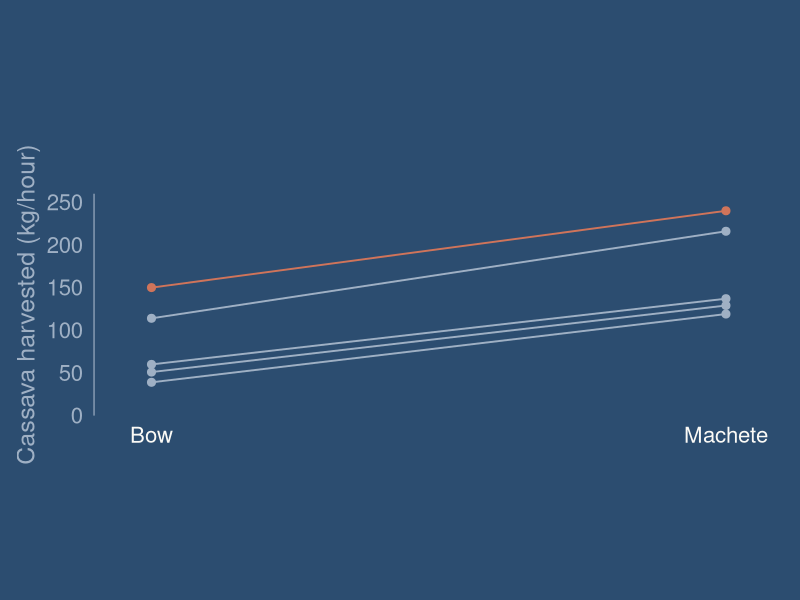
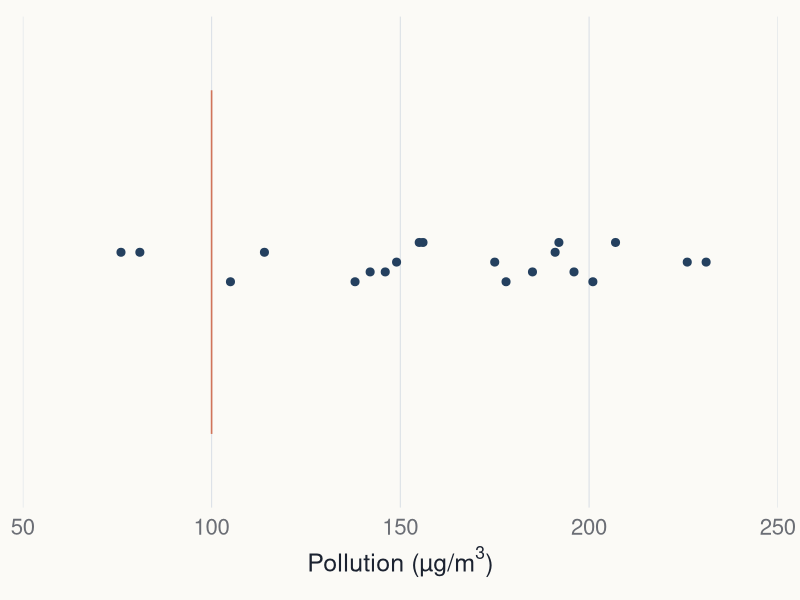
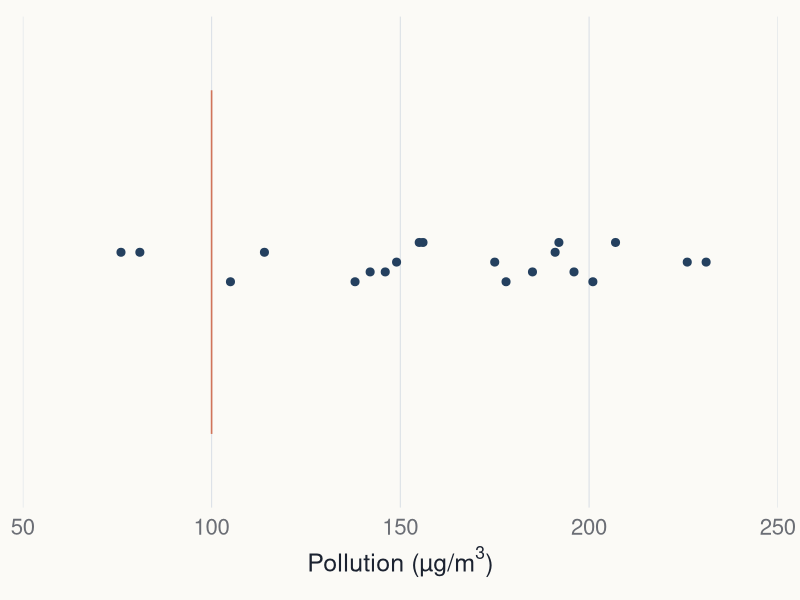
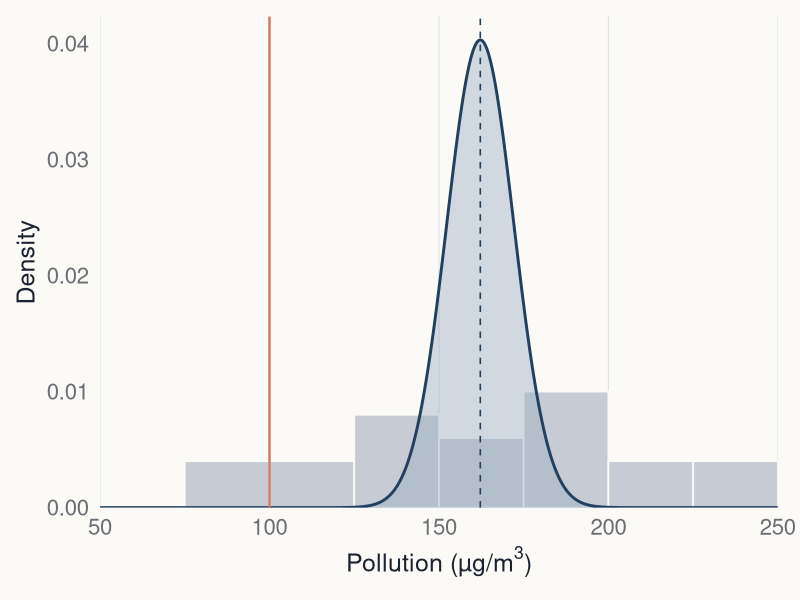
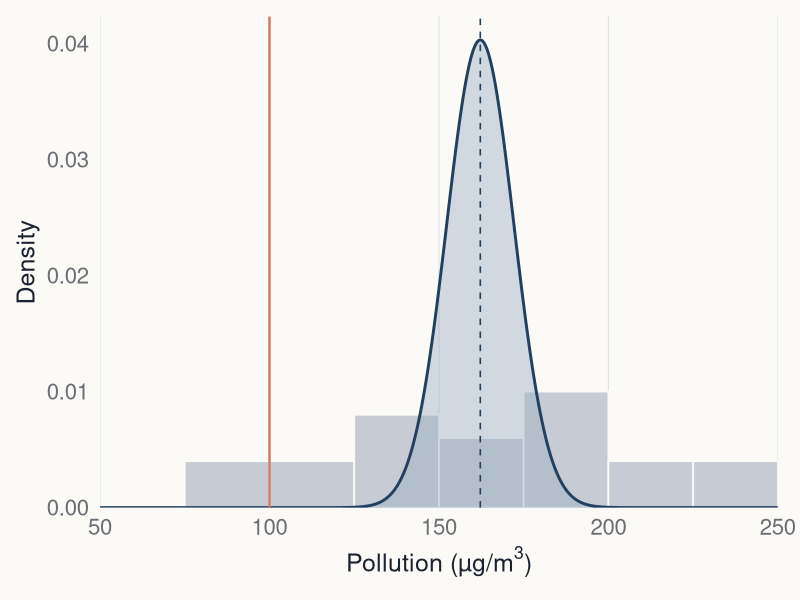
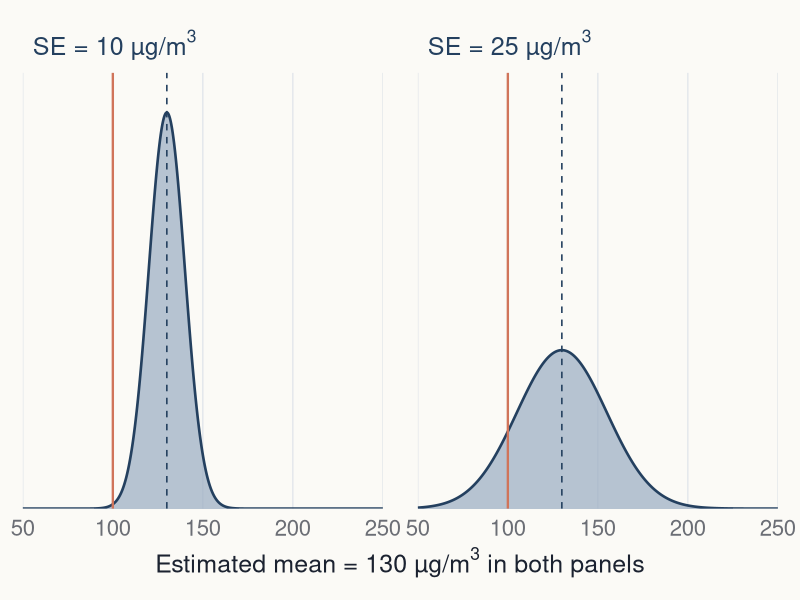
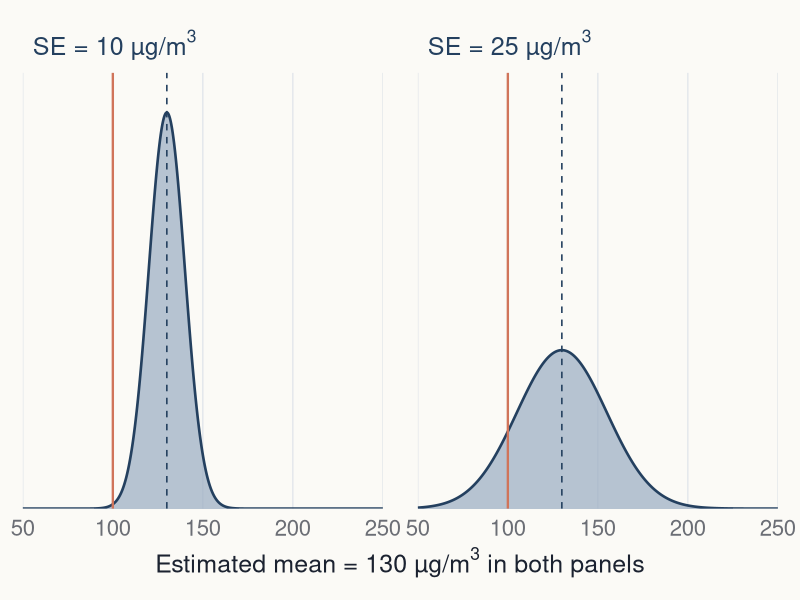
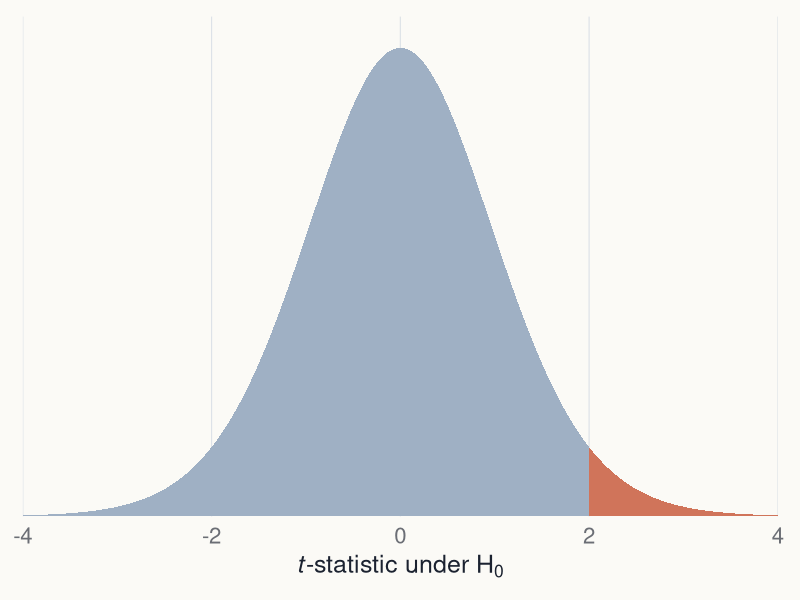

These charts were generated, in order, by the following R code:
# BB852 t-test lecture: R code for every statistical figure
# -----------------------------------------------------------
# Recreates the lecture's statistical figures in ggplot2, using the BB852
# theme shared with the other lecture_figures generators.
#
# Data source:
# https://jonesor.github.io/BB852_Book/t-test-comparing-two-means.html
# Reaction times: classData.csv, Year 2019, recorded Gender Female/Male.
# The data are typed in below so the script needs no external files.
#
# Run from the repository root:
# source("lecture_figures/t-tests/generate_figures.R")
#
# PNG files are written to lecture_figures/t-tests/output/<layout>/.
# Each ggplot object is also retained in the named list `plots`.
# Object and file names use the slide numbers of the current lecture deck
# (BB852_t_tests_Context_Data_Analysis), e.g. plots$slide_23_reaction_times.
#
# Labels use plotmath (e.g. m^3, H[0], mu) and \u escapes (e.g. \u00b5, the
# micro sign) rather than typed Unicode symbols, so the script stays plain ASCII.
# Pollution values are concentrations in air, in micrograms per cubic metre.


# Load packages -----------------------------------------------------------

library(ggplot2)
library(ragg)


# Define the BB852 theme and export functions -----------------------------
# Palette and theme match lecture_figures/randomisation_tests.

bb852 <- list(
  bg       = "#FBFAF6",
  text     = "#1B2230",
  muted    = "#6B6E75",
  grid     = "#DDE2E8",
  axis     = "#BCC6D2",
  slate    = "#24405F",
  coral    = "#D0745A",
  teal     = "#2A7F76",
  grey     = "#6B6E75",
  light    = "#9FB0C4",
  panel    = "#EDEFF1",
  cover    = "#2C4D70"
)

available_fonts <- unique(systemfonts::system_fonts()$family)
bb852_font <- if ("Avenir Next" %in% available_fonts) {
  "Avenir Next"
} else {
  "Helvetica"
}

theme_bb852 <- function(
    base_size = 18,
    base_family = bb852_font
) {
  theme_minimal(
    base_size = base_size,
    base_family = base_family
  ) +
    theme(
      plot.background = element_rect(
        fill = bb852$bg, colour = NA
      ),
      panel.background = element_rect(
        fill = bb852$bg, colour = NA
      ),
      panel.grid.major = element_line(
        colour = bb852$grid, linewidth = 0.4
      ),
      panel.grid.minor = element_blank(),
      axis.title = element_text(
        colour = bb852$text, size = base_size
      ),
      axis.text = element_text(
        colour = bb852$muted, size = base_size - 2
      ),
      axis.ticks = element_blank(),
      legend.position = "none",
      strip.text = element_text(
        colour = bb852$text,
        size = base_size - 2,
        face = "bold",
        hjust = 0
      ),
      plot.title = element_blank(),
      plot.subtitle = element_blank(),
      plot.caption = element_blank(),
      plot.margin = margin(12, 16, 12, 12)
    )
}

# Horizontal displays without a meaningful y-axis.
no_y_axis <- function() {
  theme(
    axis.title.y = element_blank(),
    axis.text.y = element_blank(),
    panel.grid.major.y = element_blank()
  )
}

# Sizes (inches) match the figure placeholders in the BB852 slide theme.
bb852_sizes <- list(
  full     = c(11.73, 3.95),
  takeaway = c(7.40, 4.25),
  half     = c(5.57, 4.25),
  cover    = c(5.43, 7.50)
)

output_root <- file.path("lecture_figures", "t-tests", "output")
unlink(output_root, recursive = TRUE)

save_bb852 <- function(plot, filename, layout = "half", bg = bb852$bg) {
  size <- bb852_sizes[[layout]]
  if (is.null(size)) {
    stop(
      "layout must be one of: ",
      paste(names(bb852_sizes), collapse = ", ")
    )
  }
  output_directory <- file.path(output_root, layout)
  dir.create(output_directory, recursive = TRUE, showWarnings = FALSE)
  ggsave(
    file.path(output_directory, paste0(filename, ".png")),
    plot,
    width = size[1],
    height = size[2],
    units = "in",
    dpi = 300,
    device = ragg::agg_png,
    bg = bg
  )
  invisible(filename)
}


# Data ----------------------------------------------------------------------

pollution <- data.frame(ugm3 = c(
  105, 196, 226, 81, 156, 201, 142, 149, 191, 192,
  178, 185, 231, 76, 207, 138, 146, 175, 114, 155
))
# This is a hypothetical teaching threshold, not a regulatory standard.
threshold <- 100

wide <- data.frame(
  subjectID = 1:5,
  bow = c(39, 114, 150, 51, 60),
  machete = c(119, 216, 240, 129, 137)
)
wide$difference <- wide$machete - wide$bow
paired_long <- rbind(
  data.frame(subjectID = wide$subjectID, tool = "Bow", amount = wide$bow),
  data.frame(subjectID = wide$subjectID, tool = "Machete", amount = wide$machete)
)
paired_long$tool <- factor(paired_long$tool, levels = c("Bow", "Machete"))

female <- c(.2828, .3822, .259, .364, .3226, .306, .3, .294, .313,
            .28, .4022, .3968, .5738, .417, .273, .3314, .385, .388)
male <- c(.251, .31, .265, .2938, .258, .235, .2914, .2644,
          .37, .291, .44, .317, .3321, .368, .267)
reaction <- data.frame(
  Gender = factor(rep(c("Female", "Male"), c(length(female), length(male))),
                  levels = c("Female", "Male")),
  Reaction = c(female, male)
)

# Compute results directly rather than typing rounded values into figures.
pollution_test <- t.test(pollution$ugm3, mu = threshold, alternative = "greater")
paired_test <- t.test(wide$machete, wide$bow, paired = TRUE)
reaction_test <- t.test(Reaction ~ Gender, data = reaction, var.equal = FALSE)
mean_difference_ms <- unname(reaction_test$estimate[1] - reaction_test$estimate[2]) * 1000
reaction_ci_ms <- unname(reaction_test$conf.int) * 1000

plots <- list()


# Slide 1: title-slide chart --------------------------------------------------
# The full image fills the right-hand cover placeholder. The large top/bottom
# margins place the chart centrally, as in the PowerPoint.

cover_data <- paired_long
cover_data$highlight <- ifelse(cover_data$subjectID == 3, "highlight", "other")
plots$slide_01_cover <- ggplot(cover_data, aes(tool, amount, group = subjectID,
                                               colour = highlight)) +
  geom_line(linewidth = 0.65) +
  geom_point(size = 2.4) +
  scale_colour_manual(values = c(highlight = bb852$coral, other = bb852$light)) +
  scale_y_continuous(limits = c(0, 260), breaks = seq(0, 250, 50),
                     expand = expansion(mult = 0)) +
  scale_x_discrete(expand = expansion(add = 0.1)) +
  labs(x = NULL, y = "Cassava harvested (kg/hour)") +
  theme_bb852() +
  theme(
    plot.background = element_rect(fill = bb852$cover, colour = NA),
    panel.background = element_rect(fill = bb852$cover, colour = NA),
    panel.grid.major = element_blank(),
    axis.line.y = element_line(colour = bb852$light, linewidth = 0.4),
    axis.title = element_text(colour = bb852$light),
    axis.text.y = element_text(colour = bb852$light),
    axis.text.x = element_text(colour = bb852$bg),
    plot.margin = margin(140, 12, 110, 12)
  )


# Slide 6: raw pollution measurements ----------------------------------------
# Deterministic vertical offsets reproduce the presentation without random jitter.

pollution$offset <- .46 + ((seq_len(nrow(pollution)) - 1) %% 5) * .02
plots$slide_06_pollution <-ggplot(pollution, aes(ugm3, offset)) +
  annotate("segment", x = threshold, xend = threshold, y = .15, yend = .85,
           colour = bb852$coral, linewidth = .55) +
  geom_point(colour = bb852$slate, size = 2.4) +
  scale_x_continuous(limits = c(50, 250), breaks = seq(50, 250, 50),
                     expand = expansion(mult = 0)) +
  scale_y_continuous(limits = c(0, 1), expand = expansion(mult = 0)) +
  labs(x = expression("Pollution (\u00b5g/m"^3 * ")"), y = NULL) +
  theme_bb852() + no_y_axis()


# Slide 7: spread of the data versus uncertainty in the mean ------------------
# Grey bars: density-scaled histogram of the 20 measurements (variation among
# observations, SD). Blue curve: normal approximation to the sampling
# distribution of the mean, centred on the estimate with width SE. Both layers
# are densities so they share the y-axis. The curve is NOT a fit to the raw
# data and NOT the null distribution used for the test.

pollution_sd <- sd(pollution$ugm3)
pollution_se <- pollution_sd / sqrt(nrow(pollution))
pollution_xbar <- mean(pollution$ugm3)
x_grid <- seq(50, 250, by = .25)
se_curve <- data.frame(
  x = x_grid,
  density = dnorm(x_grid, mean = pollution_xbar, sd = pollution_se)
)
plots$slide_07_uncertainty_in_mean <- ggplot() +
  geom_histogram(
    data = pollution, aes(ugm3, after_stat(density)),
    breaks = seq(50, 250, 25), closed = "right",
    fill = "#C7CCD4", colour = bb852$bg, linewidth = .6
  ) +
  geom_area(data = se_curve, aes(x, density),
            fill = bb852$light, alpha = .45, colour = NA) +
  geom_line(data = se_curve, aes(x, density),
            colour = bb852$slate, linewidth = 1) +
  geom_vline(xintercept = threshold, colour = bb852$coral, linewidth = .8) +
  geom_vline(xintercept = pollution_xbar, colour = bb852$slate,
             linewidth = .55, linetype = "dashed") +
  scale_x_continuous(limits = c(50, 250), breaks = seq(50, 250, 50),
                     expand = expansion(mult = 0)) +
  scale_y_continuous(breaks = seq(0, .04, .01),
                     labels = function(z) sprintf("%.2f", z),
                     expand = expansion(mult = c(0, .05))) +
  labs(x = expression("Pollution (\u00b5g/m"^3 * ")"), y = "Density") +
  theme_bb852() +
  theme(panel.grid.major.y = element_blank())


# Slide 9: same estimated mean, different standard errors -------------------
# Hypothetical estimates (not the pollution data): mean 130 in both panels,
# SE 10 (left) and 25 (right). Signal 30, so signal/noise = 3 and 1.2.

same_mean <- 130
se_values <- c(10, 25)
se_labels <- sprintf('"SE = %d \u00b5g/m"^3', se_values)
se_panels <- do.call(rbind, lapply(seq_along(se_values), function(i) {
  data.frame(
    x = x_grid,
    density = dnorm(x_grid, mean = same_mean, sd = se_values[i]),
    panel = se_labels[i]
  )
}))
se_panels$panel <- factor(se_panels$panel, levels = se_labels)
plots$slide_09_same_mean_different_se <- ggplot(se_panels, aes(x, density)) +
  geom_area(fill = bb852$light, alpha = .75, colour = NA) +
  geom_line(colour = bb852$slate, linewidth = .9) +
  geom_vline(xintercept = threshold, colour = bb852$coral, linewidth = .8) +
  geom_vline(xintercept = same_mean, colour = bb852$slate,
             linewidth = .55, linetype = "dashed") +
  facet_wrap(~panel, nrow = 1, labeller = label_parsed) +
  scale_x_continuous(limits = c(50, 250), breaks = seq(50, 250, 50),
                     expand = expansion(mult = 0)) +
  scale_y_continuous(expand = expansion(mult = c(0, .1))) +
  labs(x = expression("Estimated mean = 130 \u00b5g/m"^3 * " in both panels"),
       y = NULL) +
  theme_bb852() + no_y_axis() +
  theme(
    strip.text = element_text(colour = bb852$slate, face = "plain",
                              size = 18, hjust = 0),
    panel.spacing = grid::unit(.35, "in")
  )


# Slides 11 and 12: null t-distributions -------------------------------------
# These figures illustrate t = 2 with 19 d.f., NOT the pollution t = 6.28.
# Using a fine grid gives smooth curves; shading counts the specified tail(s).

t_df <- 19
observed_t <- 2
t_grid <- seq(-4, 4, by = .005)
t_curve <- data.frame(t = t_grid, density = dt(t_grid, df = t_df))
p_one <- pt(observed_t, df = t_df, lower.tail = FALSE)
p_two <- 2 * pt(abs(observed_t), df = t_df, lower.tail = FALSE)

t_axis_label <- expression(italic(t) * "-statistic under " * H[0])

plot_t_tails <- function(two_sided = FALSE) {
  selected <- if (two_sided) abs(t_curve$t) >= observed_t else t_curve$t >= observed_t
  tails <- t_curve[selected, ]
  # Separate the left and right polygons so a two-sided fill does not bridge zero.
  tails$tail <- ifelse(tails$t < 0, "left", "right")
  ggplot(t_curve, aes(t, density)) +
    geom_area(fill = bb852$light, colour = NA) +
    geom_area(data = tails, aes(group = tail), fill = bb852$coral, colour = NA) +
    scale_x_continuous(limits = c(-4, 4), breaks = seq(-4, 4, 2),
                       expand = expansion(mult = 0)) +
    scale_y_continuous(limits = c(0, .42), expand = expansion(mult = 0)) +
    labs(x = t_axis_label, y = NULL) +
    theme_bb852() + no_y_axis()
}
plots$slide_11_null_distribution <- plot_t_tails()

# Both panels in a single wide image. Headings are plotmath strings built
# from the computed p-values.
panel_labels <- c(
  sprintf('H[1]*":"~mu > mu[0]~~~~~italic(p) %%~~%% "%.3f"', p_one),
  sprintf('H[1]*":"~mu != mu[0]~~~~~italic(p) %%~~%% "%.3f"', p_two)
)
two_panels <- rbind(
  transform(t_curve, panel = panel_labels[1]),
  transform(t_curve, panel = panel_labels[2])
)
two_panels$panel <- factor(two_panels$panel, levels = panel_labels)
shaded <- two_panels[
  (two_panels$panel == panel_labels[1] & two_panels$t >= observed_t) |
  (two_panels$panel == panel_labels[2] & abs(two_panels$t) >= observed_t), ]
shaded$tail <- ifelse(shaded$t < 0, "left", "right")
plots$slide_12_one_and_two_sided <-ggplot(two_panels, aes(t, density)) +
  geom_area(fill = bb852$light, colour = NA) +
  geom_area(data = shaded, aes(group = tail), fill = bb852$coral, colour = NA) +
  facet_wrap(~panel, nrow = 1, labeller = label_parsed) +
  scale_x_continuous(limits = c(-4, 4), breaks = seq(-4, 4, 2),
                     expand = expansion(mult = 0)) +
  scale_y_continuous(limits = c(0, .42), expand = expansion(mult = 0)) +
  labs(x = t_axis_label, y = NULL) +
  theme_bb852() + no_y_axis() +
  theme(panel.spacing = grid::unit(.35, "in"))


# Slide 14: one-sided versus two-sided 95% confidence intervals ---------------
# The one-sided test (alternative = "greater") gives the interval [L, Inf): an
# arrowhead at the display limit signals that it has no finite upper end. The
# two-sided interval from t.test(..., mu = 100) is shown below it for contrast.

lower_bound <- unname(pollution_test$conf.int[1])
pollution_mean <- unname(pollution_test$estimate)
two_sided_ci <- unname(t.test(pollution$ugm3, mu = threshold)$conf.int)
y_one <- .66
y_two <- .30
label_one <- sprintf('"One-sided 95%%: [%.1f, " * infinity * ")"', lower_bound)
label_two <- sprintf('"Two-sided 95%%: %.1f to %.1f"', two_sided_ci[1], two_sided_ci[2])
plots$slide_14_lower_bound <- ggplot() +
  annotate("segment", x = threshold, xend = threshold, y = .08, yend = .92,
           colour = bb852$coral, linewidth = .55) +
  # One-sided interval: lower bound only, open towards +Inf
  annotate("segment", x = lower_bound, xend = 219, y = y_one, yend = y_one,
           colour = bb852$slate, linewidth = 1,
           arrow = grid::arrow(length = grid::unit(.12, "in"), type = "closed")) +
  annotate("segment", x = lower_bound, xend = lower_bound,
           y = y_one - .06, yend = y_one + .06,
           colour = bb852$slate, linewidth = .8) +
  annotate("point", x = pollution_mean, y = y_one, colour = bb852$coral, size = 2.7) +
  annotate("text", x = lower_bound - 3, y = y_one + .15, label = label_one,
           parse = TRUE, hjust = 0, family = bb852_font, colour = bb852$slate,
           size = 5) +
  # Two-sided interval: both limits
  annotate("segment", x = two_sided_ci[1], xend = two_sided_ci[2],
           y = y_two, yend = y_two, colour = bb852$grey, linewidth = 1) +
  annotate("segment", x = two_sided_ci, xend = two_sided_ci,
           y = y_two - .06, yend = y_two + .06,
           colour = bb852$grey, linewidth = .8) +
  annotate("point", x = pollution_mean, y = y_two, colour = bb852$coral, size = 2.7) +
  annotate("text", x = two_sided_ci[1] - 3, y = y_two + .15, label = label_two,
           parse = TRUE, hjust = 0, family = bb852_font, colour = bb852$grey,
           size = 5) +
  scale_x_continuous(limits = c(80, 220), breaks = seq(80, 220, 20),
                     expand = expansion(mult = 0)) +
  scale_y_continuous(limits = c(0, 1), expand = expansion(mult = 0)) +
  labs(x = expression("Population mean pollution (\u00b5g/m"^3 * ")"), y = NULL) +
  theme_bb852() + no_y_axis()


# Slide 17: paired tool-use measurements -------------------------------------

plots$slide_17_paired_measurements <- ggplot(
  paired_long, aes(tool, amount, group = subjectID)
) +
  geom_line(colour = bb852$grey, linewidth = .55) +
  geom_point(colour = bb852$grey, size = 2.5) +
  scale_x_discrete(expand = expansion(add = .1)) +
  scale_y_continuous(limits = c(0, 260), breaks = seq(0, 250, 50),
                     expand = expansion(mult = 0)) +
  labs(x = NULL, y = "Cassava harvested (kg/hour)") +
  theme_bb852()


# Slide 18: five independent within-person differences -----------------------
# Grey line: null value (difference = 0). Coral line: mean difference.

plots$slide_18_paired_differences <- ggplot(wide, aes(subjectID, difference)) +
  geom_hline(yintercept = 0, colour = bb852$grey, linewidth = .55) +
  geom_hline(yintercept = mean(wide$difference), colour = bb852$coral, linewidth = .55) +
  geom_point(colour = bb852$slate, size = 2.4) +
  scale_x_continuous(limits = c(1, 5), breaks = 1:5, expand = expansion(add = .3)) +
  # A small lower expansion keeps the zero line fully visible.
  scale_y_continuous(limits = c(0, 120), breaks = seq(0, 120, 20),
                     expand = expansion(add = c(2, 0))) +
  labs(x = "Participant", y = expression(Machete - "bow (kg/hour)")) +
  theme_bb852()


# Slide 23: independent reaction-time groups ---------------------------------
# Identical horizontal offsets to the slide, calculated separately per group.

reaction$x_position <- c(
  1 + (((seq_along(female) - 1) * 7) %% 11 - 5) * .018,
  2 + (((seq_along(male) - 1) * 7) %% 11 - 5) * .018
)
plots$slide_23_reaction_times <-ggplot(reaction, aes(x_position, Reaction, colour = Gender)) +
  geom_point(size = 2.4) +
  scale_colour_manual(values = c(Female = bb852$slate, Male = bb852$grey)) +
  scale_x_continuous(limits = c(.5, 2.5), breaks = c(1, 2), labels = c("Female", "Male"),
                     expand = expansion(mult = 0)) +
  scale_y_continuous(limits = c(.2, .65), breaks = seq(.2, .6, .1),
                     labels = function(z) sprintf("%.1f", z), expand = expansion(mult = 0)) +
  labs(x = NULL, y = "Reaction time (seconds)") +
  theme_bb852() +
  theme(panel.grid.major.x = element_blank())


# Slide 26: mean difference and two-sided 95% confidence interval --------------
# Difference is Female minus Male, matching the order in t.test(Reaction ~ Gender).

plots$slide_26_effect_and_ci <-ggplot() +
  annotate("segment", x = 0, xend = 0, y = .2, yend = .8,
           colour = bb852$grey, linewidth = .55) +
  annotate("segment", x = reaction_ci_ms[1], xend = reaction_ci_ms[2], y = .5, yend = .5,
           colour = bb852$slate, linewidth = 1) +
  annotate("segment", x = reaction_ci_ms, xend = reaction_ci_ms,
           y = .44, yend = .56, colour = bb852$slate, linewidth = .65) +
  annotate("point", x = mean_difference_ms, y = .5, colour = bb852$coral, size = 2.7) +
  scale_x_continuous(limits = c(-20, 100), breaks = seq(-20, 100, 20),
                     expand = expansion(mult = 0)) +
  scale_y_continuous(limits = c(0, 1), expand = expansion(mult = 0)) +
  labs(x = expression(Female - "male reaction time (milliseconds)"), y = NULL) +
  theme_bb852() + no_y_axis()


# Export every figure --------------------------------------------------------

figure_names <- c(
  "slide_01_cover",
  "slide_06_pollution",
  "slide_07_uncertainty_in_mean",
  "slide_09_same_mean_different_se",
  "slide_11_null_distribution",
  "slide_12_one_and_two_sided",
  "slide_14_lower_bound",
  "slide_17_paired_measurements",
  "slide_18_paired_differences",
  "slide_23_reaction_times",
  "slide_26_effect_and_ci"
)
stopifnot(setequal(figure_names, names(plots)))

for (name in names(plots)) {
  if (name == "slide_01_cover") {
    save_bb852(plots[[name]], name, layout = "cover", bg = bb852$cover)
  } else {
    save_bb852(plots[[name]], name, layout = "full")
    save_bb852(plots[[name]], name, layout = "half")
  }
}

message("Saved ", length(plots), " figures to: ", normalizePath(output_root))
